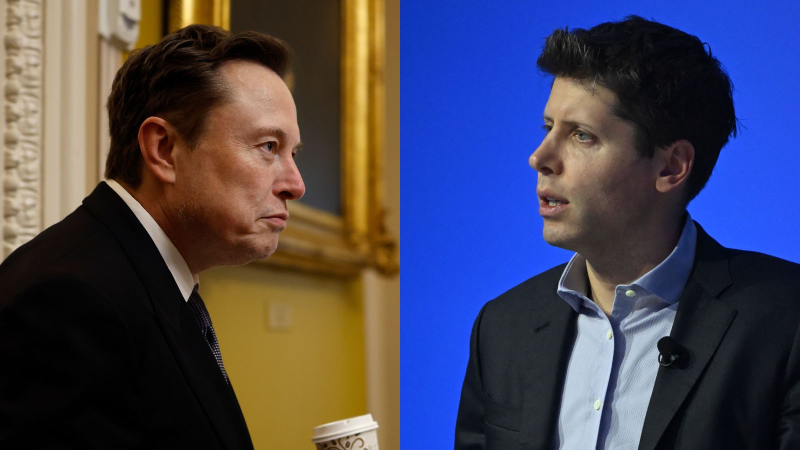
#> input picture Basics/elon-musk-sam-altman.jpg, 1600 x 900 px (shown at 1/2 size)
$ python cropped.py
#> lines starting #> are read from the running program, lines starting #| are printed output that depends on the picture
import cv2

image = cv2.imread('elon-musk-sam-altman.jpg')
#> image is the input picture: shape (900, 1600, 3); mean B, G, R 88.8, 69, 70.4
if image is not None:
    print("Image loaded successfully.")
    # You can add further processing of the image here
    cropped = image[50:400, 100:500]  # Example cropping coordinates
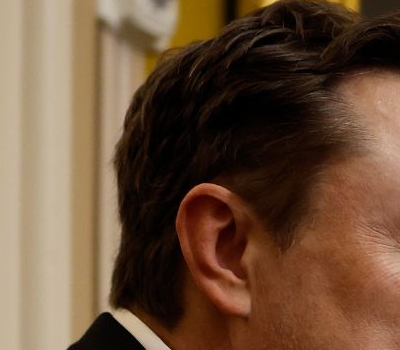
#> cropped: shape (350, 400, 3); mean B, G, R 57.3, 79.5, 107
    print("Image cropped successfully.")
    cv2.imshow('Loaded Image', image)
    cv2.imshow('Loaded  cropped Image', cropped)

    cv2.waitKey(0)
    cv2.destroyAllWindows()
else:
    print("Error: Could not read the image.")
